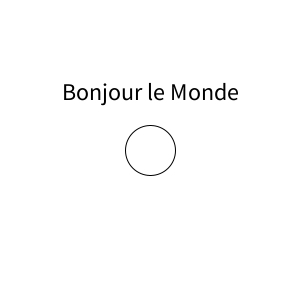
Frame 1 (no input)
Frame 60 (the mouse pressed at the canvas centre just before this capture): identical to frame 1, image omitted
Frame 120 (the mouse held since frame 60 and released just before this capture): identical to frame 1, image omitted

The Processing sketch that drew this single still picture (run headless with seeded random() and noise(); from frame 60 on, the mouse is pressed at the canvas centre):

// Processing sketch: Init_1_f_text
// ── Init_1_f_text.pde
void setup() {
  size(300,300) ;
  background(0) ;
}


void draw() {
  background(255) ;
  
  fill(0) ;
  stroke(0) ;
  textAlign(CENTER) ;
  textSize(24) ;
  text("Bonjour le Monde", width/2, height/3) ;
  
  fill(255) ;
  ellipse(width/2, height/2, 50, 50) ;
}
